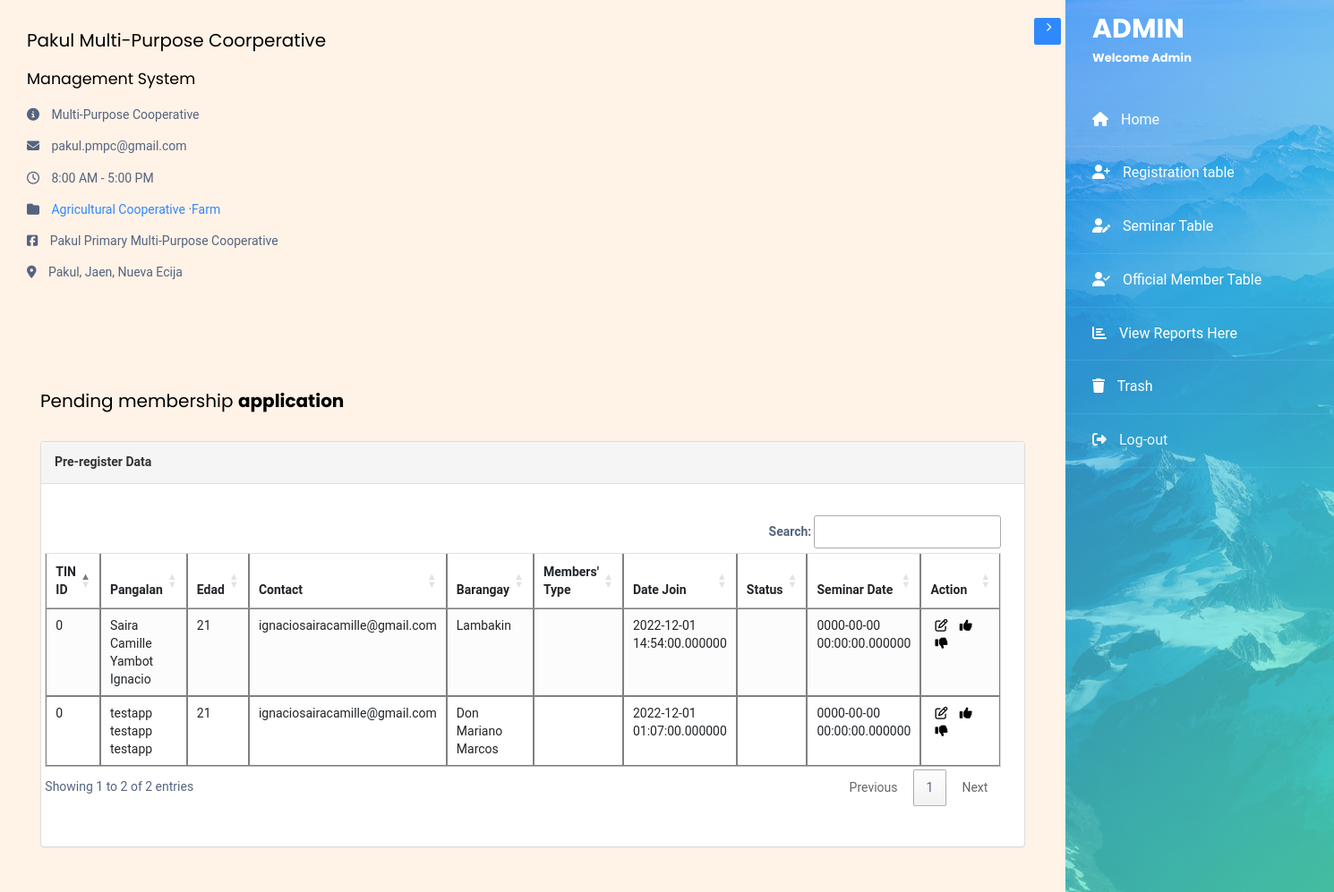
The app's page /memberslist/registrationtable/registertable.php with its own data.
### tables this page shows
CREATE TABLE `register` (
  `id` int(10) NOT NULL,
  `colored_id` blob NOT NULL,
  `tin` varchar(100) NOT NULL,
  `picture` blob NOT NULL,
  `pangalan` varchar(100) NOT NULL,
  `edad` varchar(100) NOT NULL,
  `barangay` varchar(100) NOT NULL,
  `bayan` varchar(100) NOT NULL,
  `taon` varchar(100) NOT NULL,
  `sarili` varchar(100) NOT NULL,
  `umuupa` varchar(1000) NOT NULL,
  `lupa` varchar(100) NOT NULL,
  `hanapbuhay` varchar(100) NOT NULL,
  `kita` varchar(100) NOT NULL,
  `ektarya` varchar(100) NOT NULL,
  `tanim` varchar(100) NOT NULL,
  `hayop` varchar(100) NOT NULL,
  `ilan` varchar(100) NOT NULL,
  `pmpc1` varchar(255) NOT NULL,
  `tirahan1` varchar(255) NOT NULL,
  `pangalan2` varchar(255) NOT NULL,
  `tirahan2` varchar(255) NOT NULL,
  `pangalan3` varchar(255) NOT NULL,
  `tirahan3` varchar(255) NOT NULL,
  `samahan1` varchar(255) NOT NULL,
  `address1` varchar(255) NOT NULL,
  `taon2` varchar(255) NOT NULL,
  `samahan2` varchar(255) NOT NULL,
  `address2` varchar(255) NOT NULL,
  `taon3` varchar(255) NOT NULL,
  `clearance` blob NOT NULL,
  `residence` blob NOT NULL,
  `marriage` blob NOT NULL,
  `type` varchar(100) NOT NULL,
  `date_join` timestamp(6) NOT NULL DEFAULT current_timestamp(6) ON UPDATE current_timestamp(6),
  `status` varchar(100) NOT NULL,
  `seminardate` datetime(6) NOT NULL,
  `contact` varchar(100) NOT NULL,
  `firstname` varchar(100) NOT NULL,
  `middlename` varchar(100) NOT NULL,
  `lastname` varchar(100) NOT NULL,
  `reasondisapproval` varchar(100) NOT NULL
);

### memberslist/registrationtable/registertable.php (the view, shortened to what this page needs)
<!doctype html>
<html lang="en">
  <head>
  <link rel="stylesheet" href="https://stackpath.bootstrapcdn.com/font-awesome/4.7.0/css/font-awesome.min.css">
    <link rel="stylesheet" href="https://maxcdn.bootstrapcdn.com/bootstrap/3.3.6/css/bootstrap.min.css" />
    <link rel="stylesheet" href="https://cdn.datatables.net/1.10.12/css/dataTables.bootstrap.min.css" />
   <link rel="stylesheet" href="https://cdn.datatables.net/1.12.1/css/jquery.dataTables.min.css">
   <link rel="stylesheet" href="https://cdn.datatables.net/buttons/2.2.3/css/buttons.dataTables.min.css">
    <link rel="stylesheet" href="../../adminpage/css/style.css">
  </head>
  <body>
  <div id="hj">
    <div class="wrapper d-flex align-items-stretch">
      <nav id="sidebar" class="order-last" class="img" style="background-image: url(images/bg_1.jpg);">
        <div class="custom-menu">
          <button type="button" id="sidebarCollapse" class="btn btn-primary">
          </button>
        </div>
        <div class="">
          <h1><a href="../adminpage/admin.php" class="logo">ADMIN <span>Welcome Admin</span></a></h1>
          <ul class="list-unstyled components mb-5">
          <li class="active">
              <a href="../../adminpage/admin.php"><span class="fa fa-home mr-3"></span> Home</a>
            </li>
            <li class="active">
              <a href="../registrationtable/registertable.php"><span class="fas fa-user-plus mr-3"></span> Registration table</a>
            </li>
            <li class="active">
              <a href="../seminarlist/seminartable.php"><span class="fas fa-user-edit mr-3"></span> Seminar Table</a>
            </li>
            <li class="active">
              <a href="../memberstable/member.php"><span class="fas fa-user-check mr-3"></span> Official Member Table</a>
            </li>
            <li class="active">
              <a href="../charts/registercharts.php"><span class="fas fa-bar-chart mr-3"></span> View Reports Here</a>
            </li>
            <li class="active">
              <a href="../trash/trashtable.php"><span class="fas fa-trash mr-3"></span> Trash</a>
            </li>
            <li>
              <a href="../../logout-admin.php"><span class="fas fa-sign-out-alt mr-3"></span> Log-out</a>
            </li>
          </ul>
        </div>
      </nav>
      <div id="content" class="p-4 p-md-5 pt-5">
        <h2 class="mb-4">Pakul Multi-Purpose Coorperative</h2>
        <h3 class="mb-4">Management System</h3>
        <p><span class="fa fa-info-circle mr-3"></span> Multi-Purpose Cooperative</p>
        <p><span class="fa fa-envelope mr-3"></span> pakul.pmpc@gmail.com</p>
        <p><span class="fa fa-clock-o mr-3"></span> 8:00 AM - 5:00 PM</p>
         <p><span class="fa fa-folder mr-3"></span><a href="https://www.facebook.com/search/?bqf=str%2FAgricultural%2BCooperative%2Fkeywords_pages&ref=page_about_category&f=AbpxaZHLVQP7A2U26Xyn06xVdSEfTnubwgpamUn1y6reaGmDWiqLfxPIwzSDtkHwnmUQr7puNFr9sNHi2sShzHmh1I9nOgazkvnO3lEmpE0deP4sYtKGoNJR8DFLYN92VLxXBYpGCozvpSh7AxkPnkpZ"> Agricultural Cooperative </a>·<a href="https://www.facebook.com/search/?bqf=str%2FFarm%2Fkeywords_pages&ref=page_about_category&f=AbqZBcvgt5_Uz3sG7B1blgqtKq3FkuQiizoGWOXBx9QrFQRFSqchj8LsSTzFFmzjF0tevn97kaDROm5R-z5Vf1F5S4h50e-Xs4FdE7enBDSwBqRrIyKGdF6RyW9pv4kRU_g">Farm</a></p>
         <p><span class="fa fa-facebook-square mr-3"></span> Pakul Primary Multi-Purpose Cooperative</p>
         <p><span class="fa fa-map-marker mr-3"></span> Pakul, Jaen, Nueva Ecija</p>
<br><br><br><br>
<div class="container">
                        <h3 align="center"><h2>Pending membership <b> application</b></h2>
			<br />
			<div class="panel panel-default">
				<div class="panel-heading"><b>Pre-register Data</b></div>
				<div class="panel-body">
					<div class="table-responsive">
                    <div class="form-group">
                <table class="table table-striped table-hover table-bordered" id="example">
                    <thead>
                    <tr>
                            <th>TIN ID</th>
                            <th>Pangalan</th>
                            <th>Edad</th>
                            <th>Contact</th>
                            <th>Barangay</th>
                            <th>Members' Type</th>
                            <th>Date Join</th>
                            <th>Status</th>
                            <th>Seminar Date</th>
                            <th>Action</th>
                        </tr>
                    </thead>
                    <tbody>
<?php
$pdo = Database::connect();
$sql = 'SELECT * FROM `register` WHERE 1';
foreach ($pdo->query($sql) as $row) {
echo '<tr>';
echo '<td>' . $row['tin'] . '</td>';
echo '<td>' . $row['firstname']  ." ". $row['middlename']  ." ".  $row['lastname'] .'</td>';
echo '<td>' . $row['edad'] . '</td>';
echo '<td>' . $row['contact'] . '</td>';
echo '<td>' . $row['barangay'] . '</td>';
echo '<td>' . $row['type'] . '</td>';
echo '<td>' . $row['date_join'] . '</td>';
echo '<td>' . $row['status'] . '</td>';
echo '<td>' . $row['seminardate'] . '</td>';
echo '<td>'.'
<a title="Edit" href="editregistration.php?id='.$row['id'].'">
<span class="fa fa-edit"></span></a>'.'
<a title="Approve" href="editapprove.php?id='.$row['id'].' ">
<span class="fa fa-thumbs-up"></span></a>'.'
            <a title="Disapprove" href="editdecline.php?id='.$row['id'].'">
<span class="fa fa-thumbs-down " aria-hidden="true"></span></a>'.'</td>';
echo '</tr>';
}
?>
</tbody>
</table>
</div>
</div>
</div>
  </body>
</html>

### memberslist/registrationtable/registertable.php (style rules this page uses)
body { color: #546480; background: #f5f5f5; font-family: 'Roboto', sans-serif; overflow-x: hidden; height: 100%; width: 100%; }
.table-responsive { margin: 20px 0; margin-left: -1%; }
table.table tr th, table.table tr td { border-color: grey; }
table.table-striped tbody tr:nth-of-type(odd) { background-color: #fcfcfc; }
table.table td:last-child { width: 130px; }
table.table td a { color: black; display: inline-block; margin: 0 5px; }
#hj { background-color: #fff2e6; }

### records on screen
register: tin "0", firstname "Saira Camille", middlename "Yambot", lastname "Ignacio", edad "21", contact "ignaciosairacamille@gmail.com", barangay "Lambakin", date_join "2022-12-01 14:54:00.000000", seminardate "0000-00-00 00:00:00.000000"
register: tin "0", firstname "testapp", middlename "testapp", lastname "testapp", edad "21", contact "ignaciosairacamille@gmail.com", barangay "Don Mariano Marcos", date_join "2022-12-01 01:07:00.000000", seminardate "0000-00-00 00:00:00.000000"
